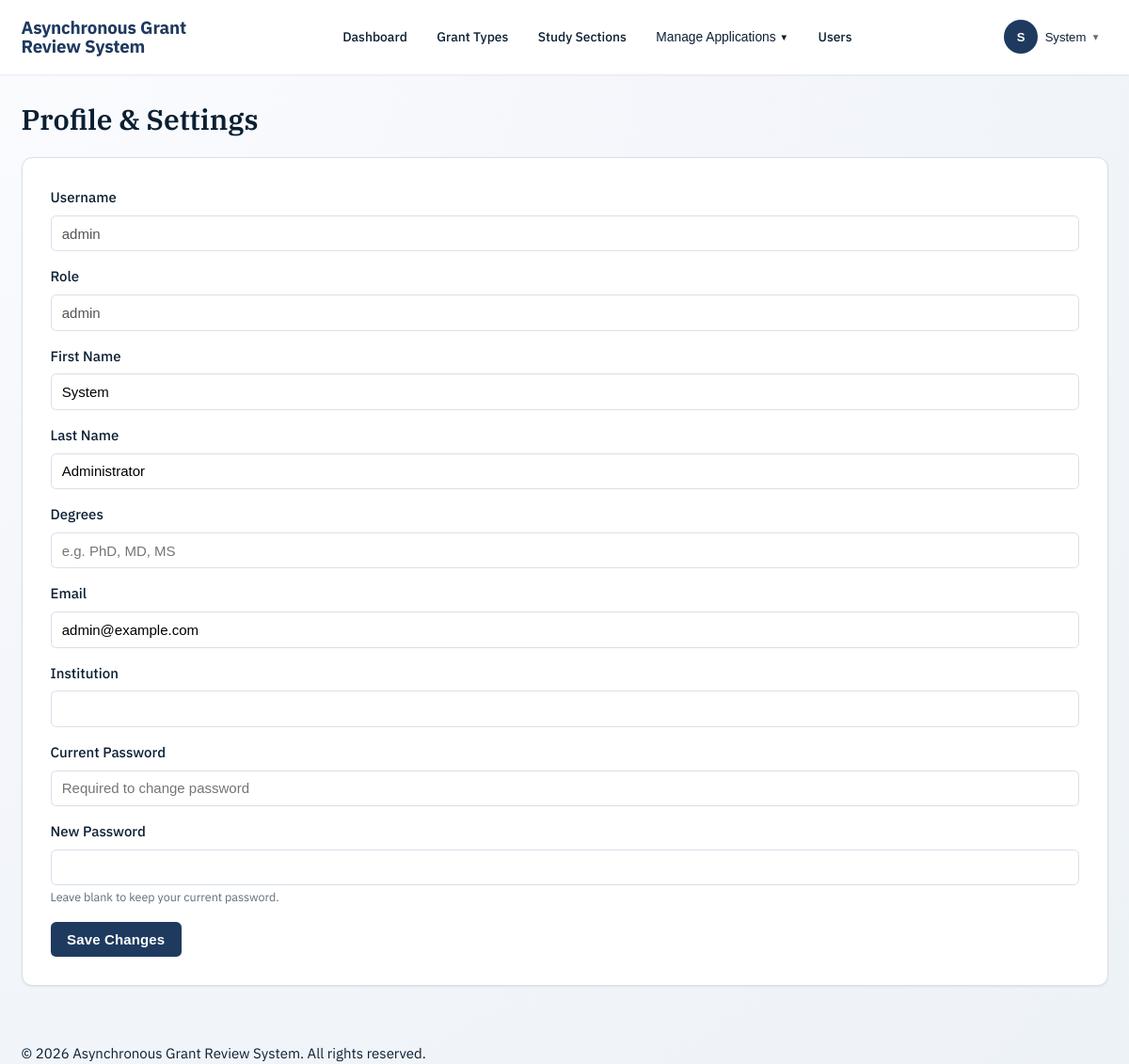
The app's page /profile.php (signed in) with its own data.
### tables this page shows
CREATE TABLE IF NOT EXISTS users (
    id BIGINT AUTO_INCREMENT PRIMARY KEY,
    username VARCHAR(100) UNIQUE NOT NULL,
    password_hash VARCHAR(255) NOT NULL,
    full_name VARCHAR(255) NOT NULL,
    first_name VARCHAR(100) NULL,
    last_name VARCHAR(100) NULL,
    degrees VARCHAR(100) NULL,
    email VARCHAR(255) NOT NULL,
    institution VARCHAR(255) NULL,
    role ENUM('admin', 'reviewer') NOT NULL DEFAULT 'reviewer',
    is_active BOOLEAN DEFAULT TRUE,
    created_at TIMESTAMP DEFAULT CURRENT_TIMESTAMP,
    updated_at TIMESTAMP DEFAULT CURRENT_TIMESTAMP ON UPDATE CURRENT_TIMESTAMP,
    last_login TIMESTAMP NULL,
    INDEX idx_username (username),
    INDEX idx_role (role),
    INDEX idx_is_active (is_active)
);

### includes/sanitize_enhanced.php (called while the page is built, shortened)
<?php
function escapeHtml(string $string): string
{
    return htmlspecialchars($string, ENT_QUOTES | ENT_HTML5, 'UTF-8');
}
if (!function_exists('escape')) {
function escape($string): string
{
    return escapeHtml($string);
}
}
if (!function_exists('sanitize')) {
function sanitize(string $string): string
{
    return trim(strip_tags($string));
}
}

### includes/auth.php (called while the page is built, shortened)
<?php
class Auth {
    public static function isLoggedIn() {
        return isset($_SESSION['logged_in']) && $_SESSION['logged_in'] === true;
    }
    public static function isAdmin() {
        return self::isLoggedIn() && $_SESSION['role'] === 'admin';
    }
    public static function getUserId() {
        return $_SESSION['user_id'] ?? null;
    }
    public static function getFullName() {
        return $_SESSION['full_name'] ?? null;
    }
}

### profile.php (the view, shortened to what this page needs)
<?php
require_once 'includes/auth.php';
$db = Database::getInstance()->getConnection();
$userId = Auth::getUserId();
$stmt = $db->prepare("SELECT username, full_name, first_name, last_name, degrees, email, institution, role FROM users WHERE id = ?");
$stmt->execute([$userId]);
$user = $stmt->fetch();
require_once 'includes/header.php';
?>
<h1 class="mb-4">Profile & Settings</h1>
<div class="card">
    <div class="card-body">
        <?php if (!$user): ?>
            <div class="alert alert-error">User record not found.</div>
        <?php else: ?>
            <form method="POST" action="">
                <div class="form-group">
                    <label class="form-label">Username</label>
                    <input type="text" class="form-control" value="<?php echo escape($user['username']); ?>" disabled>
                </div>
                <div class="form-group">
                    <label class="form-label">Role</label>
                    <input type="text" class="form-control" value="<?php echo escape($user['role']); ?>" disabled>
                </div>
                <div class="form-group">
                    <label for="first_name" class="form-label">First Name</label>
                    <input type="text" id="first_name" name="first_name" class="form-control" value="<?php echo escape($user['first_name'] ?? ''); ?>">
                </div>
                <div class="form-group">
                    <label for="last_name" class="form-label">Last Name</label>
                    <input type="text" id="last_name" name="last_name" class="form-control" required value="<?php echo escape($user['last_name'] ?? ''); ?>">
                </div>
                <div class="form-group">
                    <label for="degrees" class="form-label">Degrees</label>
                    <input type="text" id="degrees" name="degrees" class="form-control" placeholder="e.g. PhD, MD, MS" value="<?php echo escape($user['degrees'] ?? ''); ?>">
                </div>
                <div class="form-group">
                    <label for="email" class="form-label">Email</label>
                    <input type="email" id="email" name="email" class="form-control" required value="<?php echo escape($user['email']); ?>">
                </div>
                <div class="form-group">
                    <label for="institution" class="form-label">Institution</label>
                    <input type="text" id="institution" name="institution" class="form-control" value="<?php echo escape($user['institution'] ?? ''); ?>">
                </div>
                <div class="form-group">
                    <label for="current_password" class="form-label">Current Password</label>
                    <input type="password" id="current_password" name="current_password" class="form-control" placeholder="Required to change password" autocomplete="current-password">
                </div>
                <div class="form-group">
                    <label for="password" class="form-label">New Password</label>
                    <input type="password" id="password" name="password" class="form-control" autocomplete="new-password">
                    <small class="text-muted">Leave blank to keep your current password.</small>
                </div>
                <button type="submit" class="btn btn-primary">Save Changes</button>
            </form>
        <?php endif; ?>
    </div>
</div>
<?php require_once 'includes/footer.php'; ?>

### includes/header.php (shortened to what this page needs)
?><!DOCTYPE html>
<html lang="en">
<head>
    <link rel="stylesheet" href="<?php echo BASE_URL; ?>/assets/css/style.css?v=20260510b">
    <link rel="stylesheet" href="<?php echo BASE_URL; ?>/assets/css/components.css?v=20260510b">
    <link rel="stylesheet" href="<?php echo BASE_URL; ?>/assets/css/utilities.css?v=20260510b">
    <link rel="stylesheet" href="<?php echo BASE_URL; ?>/assets/css/page-styles.css?v=20260510b">
</head>
<body>
    <header class="header" id="main-header">
        <div class="container">
            <div class="header-content">
                <a href="<?php echo BASE_URL; ?>/welcome.php" class="brand" aria-label="<?php echo escape(APP_NAME); ?> home">
                    <span class="brand-text">
                        <span class="brand-name"><?php echo escape(APP_NAME); ?></span>
                    </span>
                </a>
                <?php
                $userRole = Auth::isAdmin() ? 'admin' : (Auth::isReviewer() ? 'reviewer' : null);
                if ($userRole) {
                    echo renderNavigation($userRole, Auth::getUserId());
                }
                ?>
                <?php
                $fullName = trim(Auth::getFullName() ?? '');
                $firstName = $fullName !== '' ? preg_split('/\s+/', $fullName)[0] : 'Account';
                $initial = $firstName !== '' ? strtoupper(substr($firstName, 0, 1)) : '?';
                ?>
                <div class="user-menu">
                    <button class="user-menu-button" type="button" aria-haspopup="true" aria-expanded="false" id="user-menu-button" aria-label="User menu for <?php echo escape($firstName); ?>">
                        <span class="user-avatar" aria-hidden="true"><?php echo escape($initial); ?></span>
                        <span class="user-menu-label"><?php echo escape($firstName); ?></span>
                        <span class="user-menu-caret" aria-hidden="true">▾</span>
                    </button>
                </div>
            </div>
        </div>
    </header>
    <main class="main-content" id="main-content">
        <div class="container">

### assets/css/components.css (style rules this page uses)
:root, [data-theme="light"] { --bg-primary: #ffffff; --bg-secondary: #f5f7fb; --bg-tertiary: #e9ecef; --text-primary: #0b1f33; --text-secondary: #5f6c7b; --text-tertiary: #8b95a5; --border-color: #d7e0ea; --border-color-light: #e8eeF5; --shadow-color: rgba(15, 32, 50, 0.08); --overlay-color: rgba(15, 32, 50, 0.4); }
*:not(.agr-modal):not(.agr-modal-backdrop):not(.agr-toast) { transition: background-color 0.3s ease, color 0.3s ease, border-color 0.3s ease, box-shadow 0.3s ease; }

### assets/css/utilities.css (style rules this page uses)
.mb-4 { margin-bottom: var(--spacing-lg); }
.text-muted { color: var(--text-muted); }

### records on screen
users: first_name "S", first_name "System", username "admin", role "admin", last_name "Administrator", email "admin@example.com"

### other values on screen
APP_NAME "Asynchronous Grant Review System"
$item['title'] "Dashboard"
$item['title'] "Grant Types"
$item['title'] "Study Sections"
$item['title'] "Users"
